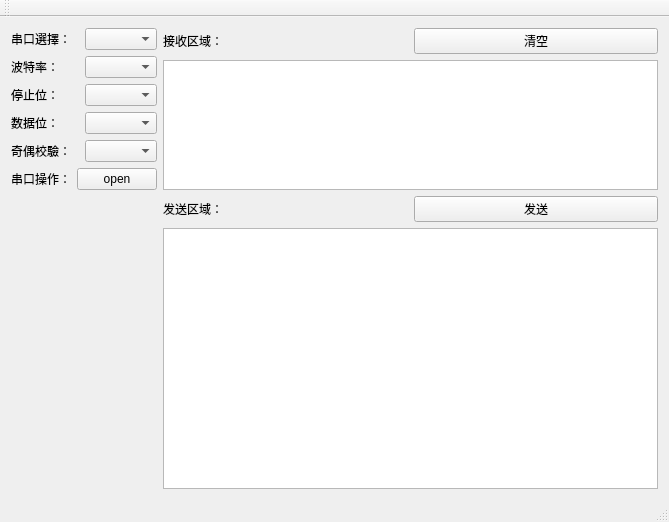
<?xml version="1.0" encoding="UTF-8"?>
<ui version="4.0">
 <class>MainWindow</class>
 <widget class="QMainWindow" name="MainWindow">
  <property name="geometry">
   <rect>
    <x>0</x>
    <y>0</y>
    <width>669</width>
    <height>522</height>
   </rect>
  </property>
  <property name="windowTitle">
   <string>MainWindow</string>
  </property>
  <widget class="QWidget" name="centralWidget">
   <layout class="QGridLayout" name="gridLayout">
    <item row="0" column="0">
     <layout class="QHBoxLayout" name="horizontalLayout">
      <item>
       <widget class="QLabel" name="label">
        <property name="text">
         <string>串口選擇：</string>
        </property>
       </widget>
      </item>
      <item>
       <widget class="QComboBox" name="comboBoxSerialNum"/>
      </item>
     </layout>
    </item>
    <item row="0" column="1" rowspan="6">
     <layout class="QVBoxLayout" name="verticalLayout_2">
      <item>
       <layout class="QHBoxLayout" name="horizontalLayout_6">
        <item>
         <widget class="QLabel" name="label_6">
          <property name="text">
           <string>接收区域：</string>
          </property>
         </widget>
        </item>
        <item>
         <widget class="QPushButton" name="pushButtonClear">
          <property name="text">
           <string>清空</string>
          </property>
         </widget>
        </item>
       </layout>
      </item>
      <item>
       <widget class="QTextEdit" name="textEdit"/>
      </item>
     </layout>
    </item>
    <item row="1" column="0">
     <layout class="QHBoxLayout" name="horizontalLayout_2">
      <item>
       <widget class="QLabel" name="label_2">
        <property name="text">
         <string>波特率：</string>
        </property>
       </widget>
      </item>
      <item>
       <widget class="QComboBox" name="comboBoxBaud"/>
      </item>
     </layout>
    </item>
    <item row="2" column="0">
     <layout class="QHBoxLayout" name="horizontalLayout_3">
      <item>
       <widget class="QLabel" name="label_3">
        <property name="text">
         <string>停止位：</string>
        </property>
       </widget>
      </item>
      <item>
       <widget class="QComboBox" name="comboBoxStop"/>
      </item>
     </layout>
    </item>
    <item row="3" column="0">
     <layout class="QHBoxLayout" name="horizontalLayout_8">
      <item>
       <widget class="QLabel" name="label_8">
        <property name="text">
         <string>数据位：</string>
        </property>
       </widget>
      </item>
      <item>
       <widget class="QComboBox" name="comboBoxDataBit"/>
      </item>
     </layout>
    </item>
    <item row="4" column="0">
     <layout class="QHBoxLayout" name="horizontalLayout_4">
      <item>
       <widget class="QLabel" name="label_4">
        <property name="text">
         <string>奇偶校驗：</string>
        </property>
       </widget>
      </item>
      <item>
       <widget class="QComboBox" name="comboBoxCheck"/>
      </item>
     </layout>
    </item>
    <item row="5" column="0">
     <layout class="QHBoxLayout" name="horizontalLayout_5">
      <item>
       <widget class="QLabel" name="label_5">
        <property name="text">
         <string>串口操作：</string>
        </property>
       </widget>
      </item>
      <item>
       <widget class="QPushButton" name="pushButtonOperation">
        <property name="text">
         <string>open</string>
        </property>
       </widget>
      </item>
     </layout>
    </item>
    <item row="6" column="1">
     <layout class="QVBoxLayout" name="verticalLayout_3">
      <item>
       <layout class="QHBoxLayout" name="horizontalLayout_7">
        <item>
         <widget class="QLabel" name="label_7">
          <property name="text">
           <string>发送区域：</string>
          </property>
         </widget>
        </item>
        <item>
         <widget class="QPushButton" name="pushButton">
          <property name="text">
           <string>发送</string>
          </property>
         </widget>
        </item>
       </layout>
      </item>
      <item>
       <widget class="QTextEdit" name="textEdit_2"/>
      </item>
     </layout>
    </item>
   </layout>
  </widget>
  <widget class="QMenuBar" name="menuBar">
   <property name="geometry">
    <rect>
     <x>0</x>
     <y>0</y>
     <width>669</width>
     <height>23</height>
    </rect>
   </property>
  </widget>
  <widget class="QToolBar" name="mainToolBar">
   <attribute name="toolBarArea">
    <enum>TopToolBarArea</enum>
   </attribute>
   <attribute name="toolBarBreak">
    <bool>false</bool>
   </attribute>
  </widget>
  <widget class="QStatusBar" name="statusBar"/>
 </widget>
 <layoutdefault spacing="6" margin="11"/>
 <resources/>
 <connections/>
</ui>
